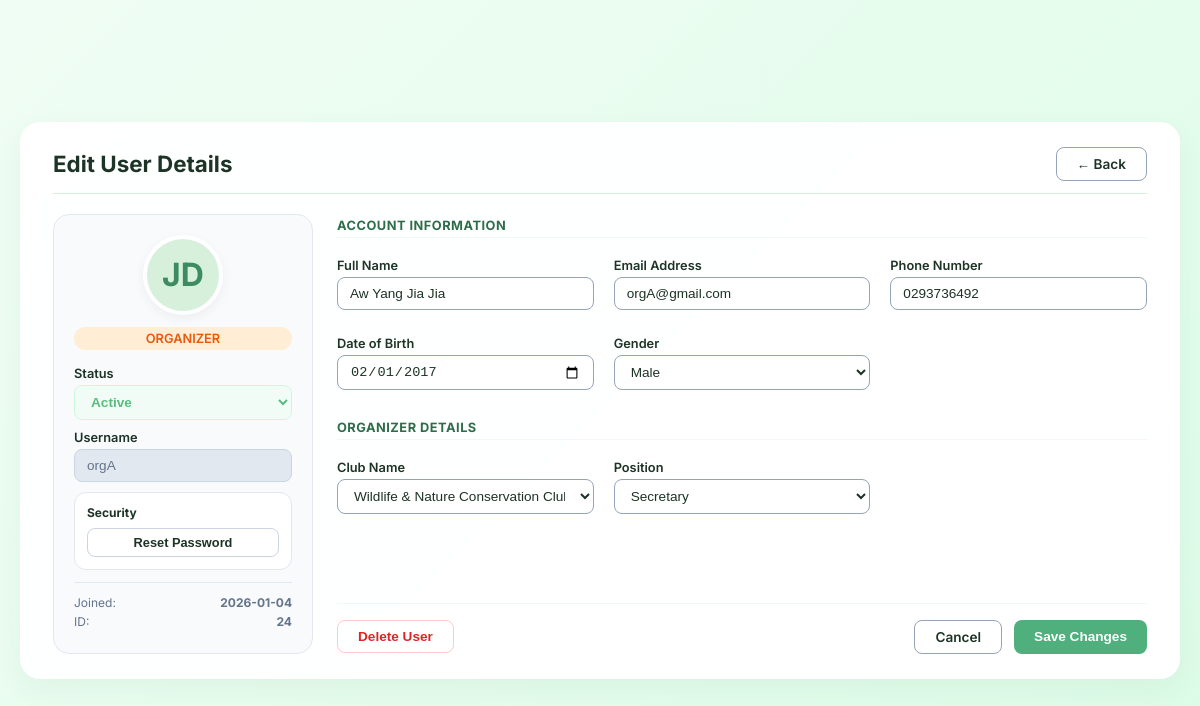
/admin/user_edit.php?userId=24, run on an earlier commit of the app's database.
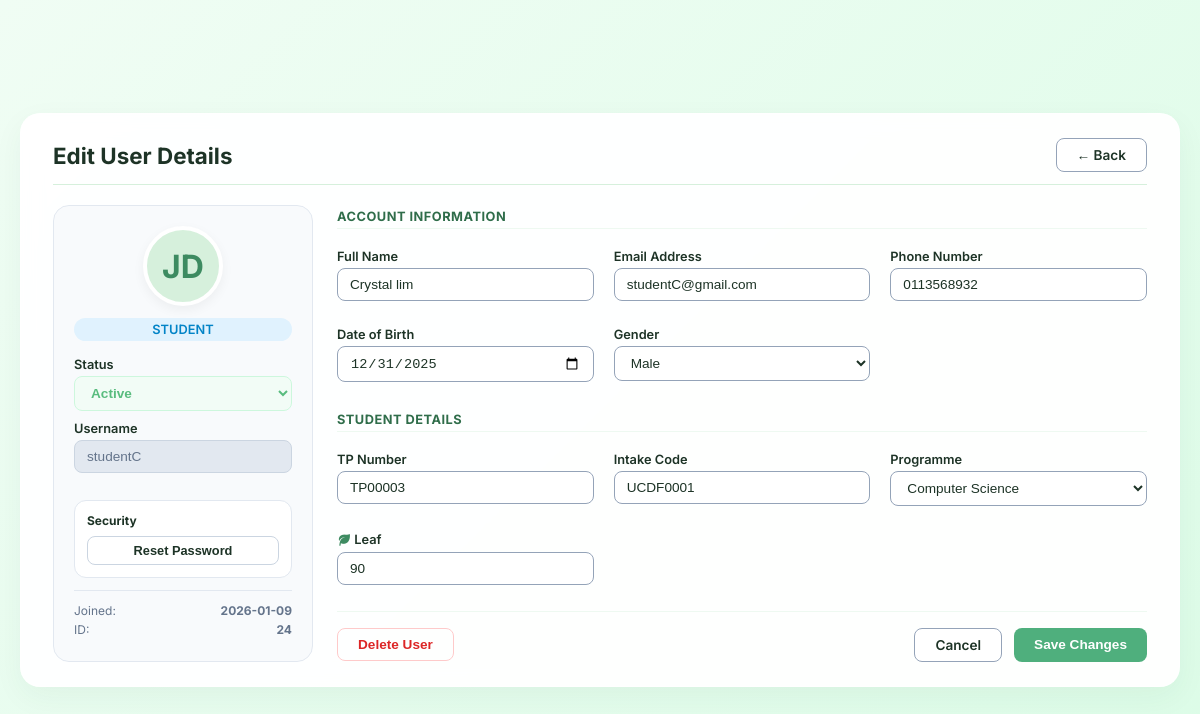
And on a later commit of the database.
### tables this page shows
CREATE TABLE IF NOT EXISTS `users` (
  `userId` int NOT NULL AUTO_INCREMENT,
  `username` varchar(30) NOT NULL,
  `email` varchar(100) NOT NULL,
  `password` varchar(255) NOT NULL,
  `role` varchar(20) NOT NULL,
  `name` varchar(100) NOT NULL,
  `DateOfBirth` date NOT NULL,
  `gender` varchar(10) NOT NULL,
  `phone` varchar(15) NOT NULL,
  `status` varchar(20) NOT NULL,
  PRIMARY KEY (`userId`)
);

CREATE TABLE IF NOT EXISTS `organizer` (
  `organizerId` int NOT NULL AUTO_INCREMENT,
  `club` varchar(255) NOT NULL,
  `position` varchar(255) NOT NULL,
  `joinDate` datetime NOT NULL,
  `userId` int NOT NULL,
  PRIMARY KEY (`organizerId`),
  KEY `userId` (`userId`)
);

CREATE TABLE IF NOT EXISTS `student` (
  `studentId` int NOT NULL AUTO_INCREMENT,
  `tpNumber` varchar(50) NOT NULL,
  `programme` varchar(255) NOT NULL,
  `intakeCode` varchar(255) NOT NULL,
  `leaf` int NOT NULL,
  `joinDate` datetime NOT NULL,
  `userId` int NOT NULL,
  PRIMARY KEY (`studentId`),
  KEY `userId` (`userId`)
);

### admin/user_edit.php (the view, shortened to what the changed rows need)
<?php
require_once "../backend/database.php";
$userId = $_GET['userId'];
$sqlUser = "SELECT userId, username, name, email, phone, DateOfBirth, gender, status, role
            FROM users
            WHERE userId = '$userId'";
$result = $conn->query($sqlUser);
$user = $result->fetch_assoc();
$role = $user['role'];
if ($role === 'student') {
    $sqlStudent = "SELECT tpNumber, programme, intakeCode, leaf, joinDate
                   FROM student
                   WHERE userId = '$userId'";
    $student = $conn->query($sqlStudent)->fetch_assoc();
    $joinDate = $student['joinDate'];
}
if ($role === 'organizer') {
    $sqlOrg = "SELECT club, position, joinDate
               FROM organizer
               WHERE userId = '$userId'";
    $organizer = $conn->query($sqlOrg)->fetch_assoc();
    $joinDate = $organizer['joinDate'];
}
?>
<!DOCTYPE html>
<html lang="en">
<head>
    <link rel="stylesheet" href="../assets/css/dashboard.css">
    <link rel="stylesheet" href="../assets/css/userInformation.css">
    <link rel='stylesheet' href='https://unpkg.com/boxicons@2.1.4/css/boxicons.min.css'>
</head>
<body data-user-status="<?= htmlspecialchars($user['status']) ?>" <?php if (isset($_GET['updated'])): ?>
    data-toast="updated" <?php endif; ?> <?php if (isset($_GET['reset'])): ?> data-toast="reset" <?php endif; ?>
    <?php if (isset($_GET['deleted'])): ?> data-toast="deleted" <?php endif; ?> <?php if (isset($_GET['tp_exists'])): ?>
    data-toast="tp_exists" <?php endif; ?> <?php if (isset($_GET['duplicate_user'])): ?> data-toast="duplicate_user"
    <?php endif; ?>>
    <div class="dashboard-container">
        <div class="edit-card">
            <div class="card-header">
                <h1 class="card-title">Edit User Details</h1>
            </div>
            <form id="updateUserForm" method="post" action="../backend/update_user_handle.php">
                <div class="layout-grid">
                    <div class="left-panel">
                        <div class="avatar-large">JD</div>
                        <span class="role-badge-large-<?= $user['role'] ?>"><?= $user['role'] ?></span>
                        <div class="input-group">
                            <label>Status</label>
                            <select id="statusSelect" name="status" class="status-inactive"
                                onchange="updateStatusColor(this)" disabled>
                                <option value="active" <?= ($user['status'] === 'active') ? 'selected' : '' ?>>Active
                                </option>
                            </select>
                        </div>
                        <div class="input-group">
                            <label>Username</label>
                            <input type="text" name="username" value="<?= $user['username'] ?>" disabled>
                        </div>
                        <div class="security-box">
                            <span class="security-label">Security</span>
                            <button type="submit" form="resetUserForm" name="action" value="reset"
                                class="btn btn-reset">Reset Password</button>
                        </div>
                        <div class="meta-info">
                            <div class="meta-item">
                                <span>Joined:</span>
                                <strong><?= substr($joinDate, 0, 10) ?></strong>
                            </div>
                            <div class="meta-item">
                            </div>
                        </div>
                    </div>
                    <div class="right-panel">
                        <div class="fields-container">
                            <div class="section-label">Account Information</div>
                            <div class="input-group">
                                <label>Full Name</label>
                                <input type="text" name="name" value="<?= $user['name'] ?>">
                            </div>
                            <div class="input-group">
                                <label>Email Address</label>
                                <input type="email" name="email" value="<?= $user['email'] ?>">
                            </div>
                            <div class="input-group">
                                <label>Phone Number</label>
                                <input type="tel" name="phone" inputmode="numeric" pattern="[0-9]*" minlength="10"
                                    maxlength="12" value="<?= $user['phone'] ?>" required>
                            </div>
                            <div class="input-group">
                                <label>Date of Birth</label>
                                <input type="date" name="dob" value="<?= $user['DateOfBirth'] ?>">
                            </div>
                            <div class="input-group">
                                <label>Gender</label>
                                <select name="gender">
                                    <option value="Male" <?= ($user['gender'] === 'Male') ? 'selected' : '' ?>>Male
                                    </option>
                                </select>
                            </div>
                            <?php if ($role === 'student'): ?>
                            <div class="section-label">Student Details</div>
                            <div class="input-group">
                                <label>TP Number</label>
                                <input type="text" name="tpNumber" value="<?= $student['tpNumber'] ?>">
                            </div>
                            <div class="input-group">
                                <label>Intake Code</label>
                                <input type="text" name="intakeCode" value="<?= $student['intakeCode'] ?>">
                            </div>
                            <div class="input-group">
                                <label>Programme</label>
                                <select name="programme">
                                    <option value="cs" <?= ($student['programme'] == 'cs') ? 'selected' : '' ?>>Computer
                                        Science</option>
                                </select>
                            </div>
                            <div class="input-group">
                                <label>
                                    <i class="bx bxs-leaf"></i>
                                    Leaf
                                </label>
                                <input type="number" name="leaf" value="<?= (int)$student['leaf'] ?>">
                            </div>
                            <?php elseif ($role === 'organizer'): ?>
                            <div class="section-label">Organizer Details</div>
                            <div class="input-group">
                                <label>Club Name</label>
                                <select name="club">
                                    <option value="wildlife"
                                        <?= ($organizer['club'] === 'Wildlife & Nature Conservation Club') ? 'selected' : '' ?>>
                                        Wildlife & Nature Conservation Club
                                    </option>
                                </select>
                            </div>
                            <div class="input-group">
                                <label>Position</label>
                                <select name="organizerPosition">
                                    <option value="secretary"
                                        <?= ($organizer['position'] === 'secretary') ? 'selected' : '' ?>>Secretary
                                    </option>
                                </select>
                            </div>
                            <?php endif; ?>
                        </div>
                    </div>
                </div>
            </form>
        </div>
    </div>
</body>
</html>

What changed in the data, as far as the page shows it:
no longer on this page (row edited): organizer: joinDate "2026-01-04", club "Wildlife & Nature Conservation Club", organizerPosition "Secretary"
changed users "Active": role "ORGANIZER" → "STUDENT"; username "orgA" → "studentC"; name "Aw Yang Jia Jia" → "Crystal lim"; email "orgA@gmail.com" → "studentC@gmail.com"; phone "0293736492" → "0113568932"; dob "02/01/2017" → "12/31/2025"; gender (not shown) → "Male"
now on this page (row edited): student: joinDate "2026-01-09", tpNumber "TP00003", intakeCode "UCDF0001", programme "Computer Science", leaf "90"
Also different on the page:
form field gender: "Male" → (not shown)
text no longer shown: "ORGANIZER DETAILS Club Name Position"
text now shown: "STUDENT DETAILS TP Number Intake Code Programme Leaf"
